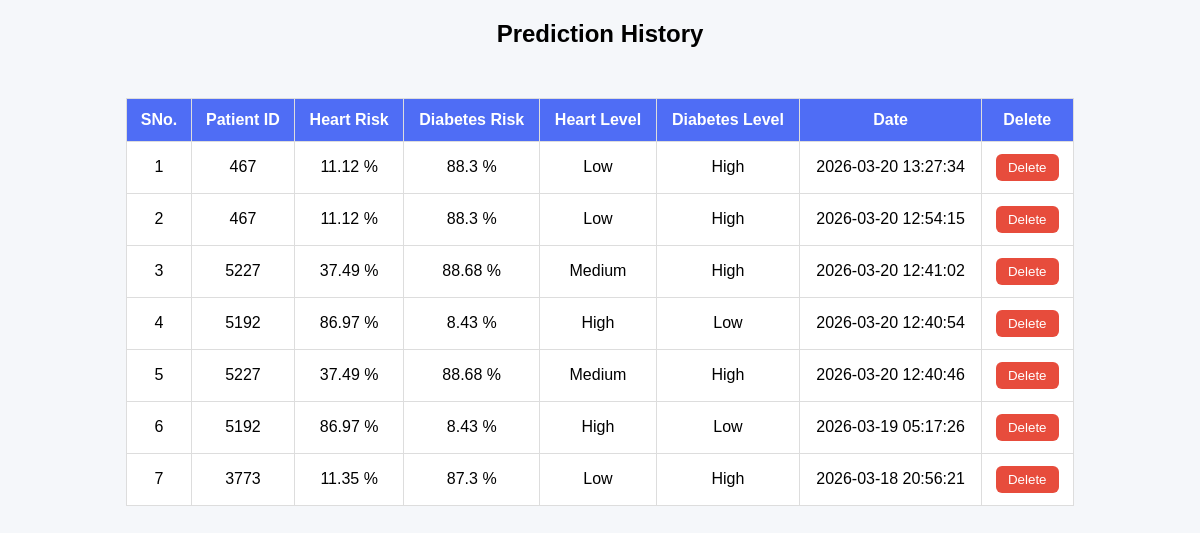
The page /history (signed in) on the database as committed earlier.
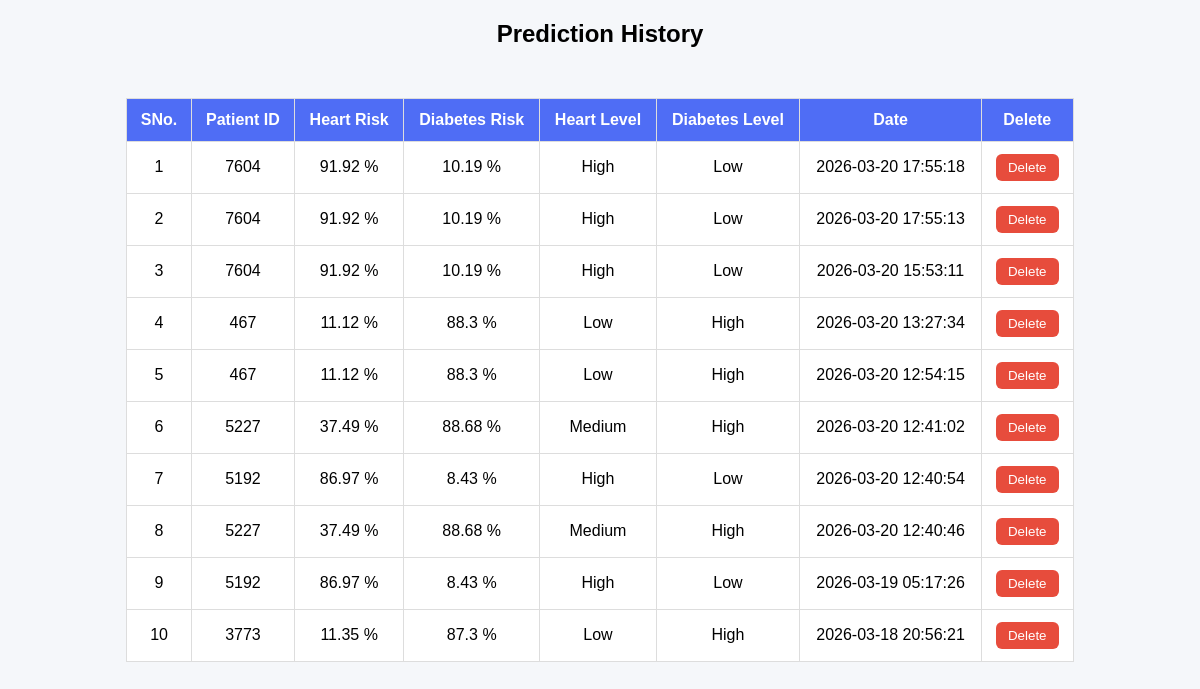
The same page on the database as committed later.
### tables this page shows
CREATE TABLE predictions (
        id INTEGER PRIMARY KEY AUTOINCREMENT,
        patient_id INTEGER,
        heart_risk REAL,
        diabetes_risk REAL,
        heart_level TEXT,
        diabetes_level TEXT,
        timestamp DATETIME DEFAULT CURRENT_TIMESTAMP
    );

### app.py (the view)
@app.route("/history")
def history():
    if not session.get("admin"):
        return redirect("/")
    conn = sqlite3.connect("database.db")
    cursor = conn.cursor()
    cursor.execute("SELECT * FROM predictions ORDER BY timestamp DESC")
    data = cursor.fetchall()
    conn.close()
    return render_template("history.html", data=data)

### templates/history.html (shortened to what this page needs)
<!DOCTYPE html>
<html>
<head>
</head>
<body>
<h2 style="text-align:center;">Prediction History</h2>
<table>
    <tr>
        <th>SNo.</th>
        <th>Patient ID</th>
        <th>Heart Risk</th>
        <th>Diabetes Risk</th>
        <th>Heart Level</th>
        <th>Diabetes Level</th>
        <th>Date</th>
        <th>Delete</th>
    </tr>
    {% for row in data %}
    <tr>
        <td class="serial">{{loop.index}}</td>
        <td>{{row[1]}}</td>
        <td>{{row[2]}} %</td>
        <td>{{row[3]}} %</td>
        <td>{{row[4]}}</td>
        <td>{{row[5]}}</td>
        <td>{{row[6]}}</td>
        <td>
            <button class="delete-btn" onclick="deleteRow({{row[0]}}, this)">
                Delete
            </button>
        </td>
    </tr>
    {% endfor %}
</table>
</body>
</html>

Rows that differ between the two databases and show on the page:
added predictions: patient "7604", heart_risk "91.92", diabetes_risk "10.19", heart_level "High", diabetes_level "Low", timestamp "2026-03-20 17:55:18"
added predictions: patient "7604", heart_risk "91.92", diabetes_risk "10.19", heart_level "High", diabetes_level "Low", timestamp "2026-03-20 17:55:13"
added predictions: patient "7604", heart_risk "91.92", diabetes_risk "10.19", heart_level "High", diabetes_level "Low", timestamp "2026-03-20 15:53:11"
